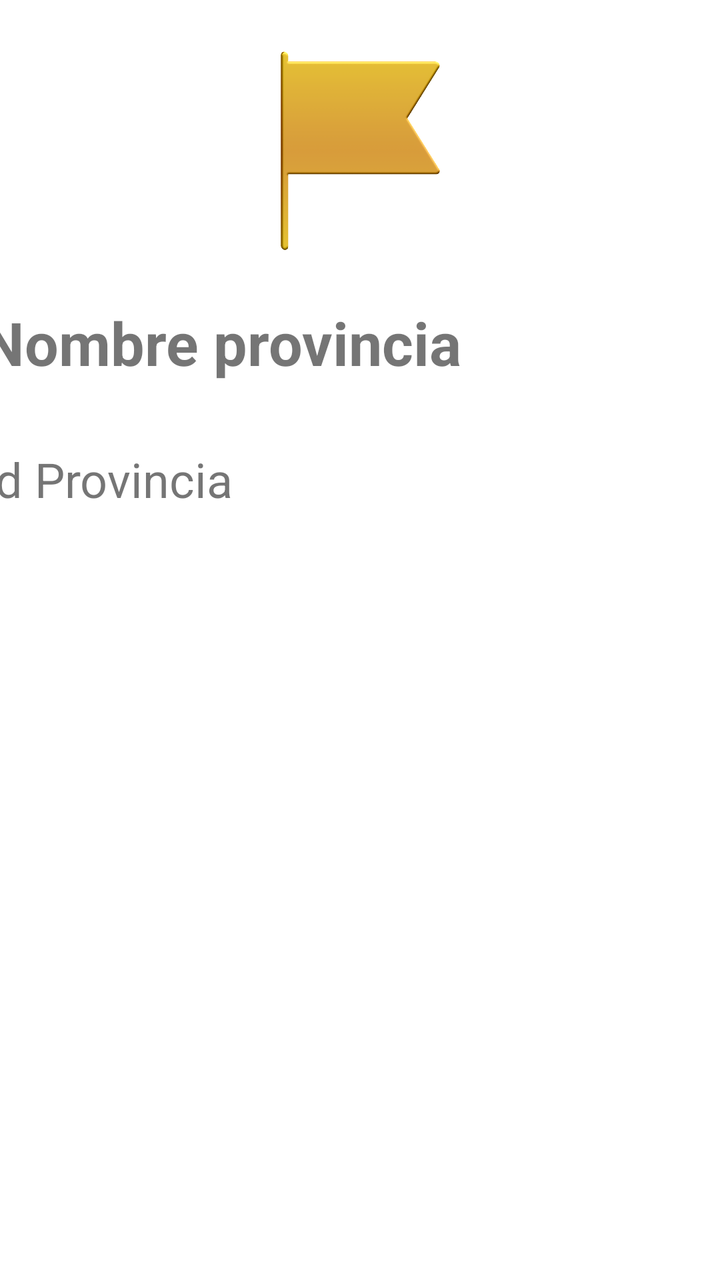
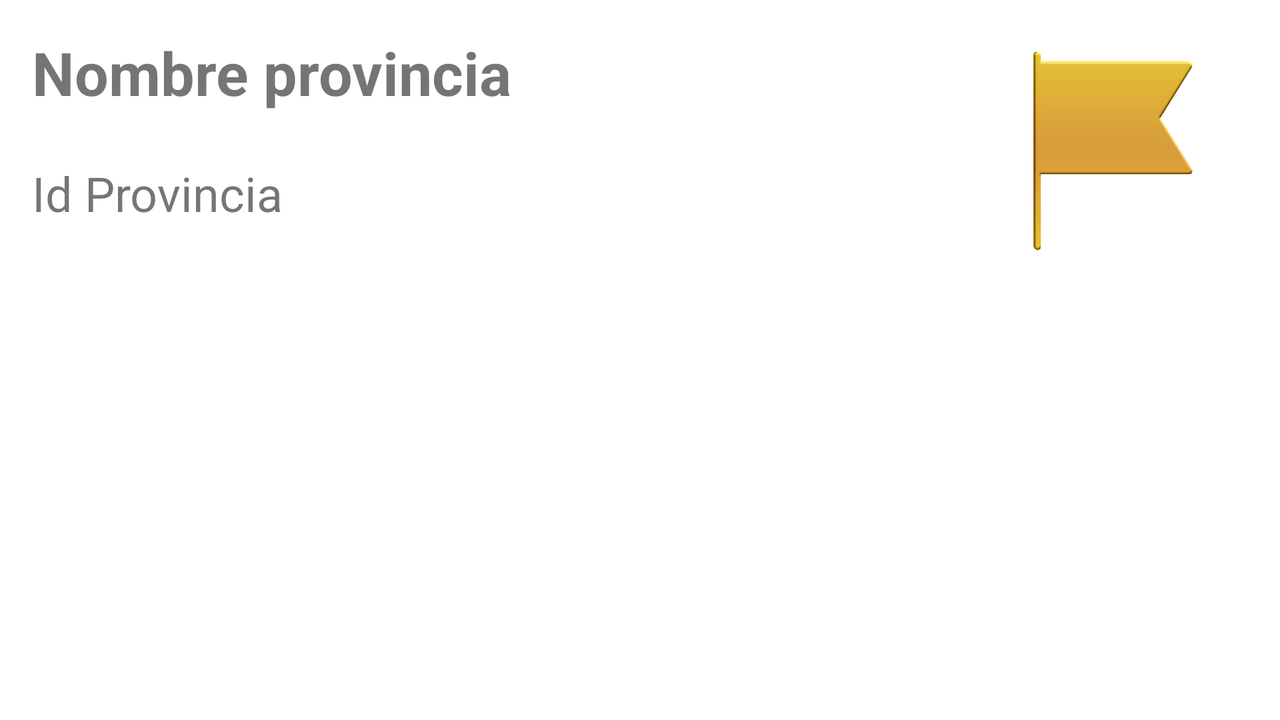

First picture: res/layout/ on a phone held upright. Second picture: the repository's own variant of that layout, on a device whose configuration matches the variant's folder. Source for both follows.
<!-- AndroidManifest.xml: application theme Theme.NavegacionFragmentos -->
<!-- res/layout/activity_mostrar_detalle_provincia.xml -->
<?xml version="1.0" encoding="utf-8"?>
<androidx.constraintlayout.widget.ConstraintLayout xmlns:android="http://schemas.android.com/apk/res/android"
    xmlns:app="http://schemas.android.com/apk/res-auto"
    xmlns:tools="http://schemas.android.com/tools"
    android:layout_width="match_parent"
    android:layout_height="match_parent"
    tools:context=".MostrarDetalleProvinciaActivity">

    <ImageView
        android:id="@+id/img_detalle_provincia"
        android:layout_width="135dp"
        android:layout_height="119dp"
        android:layout_marginStart="16dp"
        android:layout_marginLeft="16dp"
        android:layout_marginTop="16dp"
        android:layout_marginEnd="16dp"
        android:layout_marginRight="16dp"
        android:contentDescription="@string/descripcion_imagen2"
        app:layout_constraintEnd_toEndOf="parent"
        app:layout_constraintStart_toStartOf="parent"
        app:layout_constraintTop_toTopOf="parent"
        app:srcCompat="@drawable/bandera1" />

    <TextView
        android:id="@+id/txt_detalle_nombrep"
        android:layout_width="379dp"
        android:layout_height="wrap_content"
        android:layout_marginStart="16dp"
        android:layout_marginLeft="16dp"
        android:layout_marginTop="16dp"
        android:layout_marginEnd="16dp"
        android:layout_marginRight="16dp"
        android:text="@string/nombre_provincia"
        android:textSize="@dimen/tam_titulo"
        android:textStyle="bold"
        app:layout_constraintEnd_toEndOf="parent"
        app:layout_constraintStart_toStartOf="parent"
        app:layout_constraintTop_toBottomOf="@+id/img_detalle_provincia" />

    <TextView
        android:id="@+id/txt_detalle_idprovinciap"
        android:layout_width="0dp"
        android:layout_height="wrap_content"
        android:layout_marginTop="32dp"
        android:text="@string/id_provincia"
        android:textSize="@dimen/tam_letra2"
        app:layout_constraintEnd_toEndOf="@+id/txt_detalle_nombrep"
        app:layout_constraintHorizontal_bias="0.0"
        app:layout_constraintStart_toStartOf="@+id/txt_detalle_nombrep"
        app:layout_constraintTop_toBottomOf="@+id/txt_detalle_nombrep" />

    <ImageView
        android:id="@+id/img_atras_detalle_provincia"
        android:layout_width="@dimen/ancho1_boton"
        android:layout_height="@dimen/alto1_boton"
        android:layout_marginTop="16dp"
        android:onClick="atras_detalle"
        app:layout_constraintEnd_toEndOf="parent"
        app:layout_constraintHorizontal_bias="0.498"
        app:layout_constraintStart_toStartOf="parent"
        app:layout_constraintTop_toBottomOf="@+id/txt_detalle_idprovinciap"
        app:srcCompat="@drawable/atras1"
        android:contentDescription="@string/todo3" />

</androidx.constraintlayout.widget.ConstraintLayout>
<!-- resources referenced by this layout -->
<resources>
  <dimen name="alto1_boton">64dp</dimen>
  <dimen name="ancho1_boton">64dp</dimen>
  <dimen name="tam_letra2">24sp</dimen>
  <dimen name="tam_titulo">30sp</dimen>
  <!-- drawable bandera1: png bitmap (drawable, 146047 bytes) -->
  <string name="descripcion_imagen2">Detalles de la provincia</string>
  <string name="id_provincia">Id Provincia</string>
  <string name="nombre_provincia">Nombre provincia</string>
  <string name="todo3">TODO</string>
  <style name="Theme.NavegacionFragmentos" parent="Theme.MaterialComponents.DayNight.DarkActionBar">
          
          <item name="colorPrimary">@color/purple_500</item>
          <item name="colorPrimaryVariant">@color/purple_700</item>
          <item name="colorOnPrimary">@color/white</item>
          
          <item name="colorSecondary">@color/teal_200</item>
          <item name="colorSecondaryVariant">@color/teal_700</item>
          <item name="colorOnSecondary">@color/black</item>
          
          <item name="android:statusBarColor" tools:targetApi="l">?attr/colorPrimaryVariant</item>
          
      </style>
</resources>
<!-- res/layout-land/activity_mostrar_detalle_provincia.xml (the repository's variant of the layout above) -->
<!-- drawn on the phone turned sideways -->
<?xml version="1.0" encoding="utf-8"?>
<androidx.constraintlayout.widget.ConstraintLayout xmlns:android="http://schemas.android.com/apk/res/android"
    xmlns:app="http://schemas.android.com/apk/res-auto"
    xmlns:tools="http://schemas.android.com/tools"
    android:layout_width="match_parent"
    android:layout_height="match_parent"
    tools:context=".MostrarDetalleProvinciaActivity">

    <ImageView
        android:id="@+id/img_detalle_provincia"
        android:layout_width="135dp"
        android:layout_height="119dp"
        android:layout_marginTop="@dimen/margen1"
        android:layout_marginEnd="@dimen/margen1"
        android:layout_marginRight="@dimen/margen1"
        android:contentDescription="@string/descripcion_imagen2"
        app:layout_constraintEnd_toEndOf="parent"
        app:layout_constraintTop_toTopOf="parent"
        app:srcCompat="@drawable/bandera1" />

    <TextView
        android:id="@+id/txt_detalle_nombrep"
        android:layout_width="379dp"
        android:layout_height="wrap_content"
        android:layout_marginStart="16dp"
        android:layout_marginLeft="16dp"
        android:layout_marginTop="16dp"
        android:text="@string/nombre_provincia"
        android:textSize="@dimen/tam_titulo"
        android:textStyle="bold"
        app:layout_constraintStart_toStartOf="parent"
        app:layout_constraintTop_toTopOf="parent" />

    <TextView
        android:id="@+id/txt_detalle_idprovinciap"
        android:layout_width="0dp"
        android:layout_height="wrap_content"
        android:layout_marginTop="@dimen/margen2"
        android:text="@string/id_provincia"
        android:textSize="@dimen/tam_letra2"
        app:layout_constraintEnd_toEndOf="@+id/txt_detalle_nombrep"
        app:layout_constraintStart_toStartOf="@+id/txt_detalle_nombrep"
        app:layout_constraintTop_toBottomOf="@+id/txt_detalle_nombrep" />

    <ImageView
        android:id="@+id/img_atras_detalle_provincia"
        android:layout_width="@dimen/ancho1_boton"
        android:layout_height="@dimen/alto1_boton"
        android:layout_marginTop="@dimen/margen2"
        android:onClick="atras_detalle"
        app:layout_constraintEnd_toEndOf="parent"
        app:layout_constraintStart_toStartOf="parent"
        app:layout_constraintTop_toBottomOf="@+id/txt_detalle_idprovinciap"
        app:srcCompat="@drawable/atras1" />
    
</androidx.constraintlayout.widget.ConstraintLayout>
<!-- resources referenced by the variant -->
<!-- as the phone turned sideways resolves them -->
<resources>
  <dimen name="alto1_boton">64dp</dimen>
  <dimen name="ancho1_boton">64dp</dimen>
  <dimen name="margen1">16dp</dimen>
  <dimen name="margen2">24dp</dimen>
  <dimen name="tam_letra2">24sp</dimen>
  <dimen name="tam_titulo">30sp</dimen>
  <!-- drawable bandera1: png bitmap (drawable, 146047 bytes) -->
  <string name="descripcion_imagen2">Detalles de la provincia</string>
  <string name="id_provincia">Id Provincia</string>
  <string name="nombre_provincia">Nombre provincia</string>
  <style name="Theme.NavegacionFragmentos" parent="Theme.MaterialComponents.DayNight.DarkActionBar">
          
          <item name="colorPrimary">@color/purple_500</item>
          <item name="colorPrimaryVariant">@color/purple_700</item>
          <item name="colorOnPrimary">@color/white</item>
          
          <item name="colorSecondary">@color/teal_200</item>
          <item name="colorSecondaryVariant">@color/teal_700</item>
          <item name="colorOnSecondary">@color/black</item>
          
          <item name="android:statusBarColor" tools:targetApi="l">?attr/colorPrimaryVariant</item>
          
      </style>
</resources>
